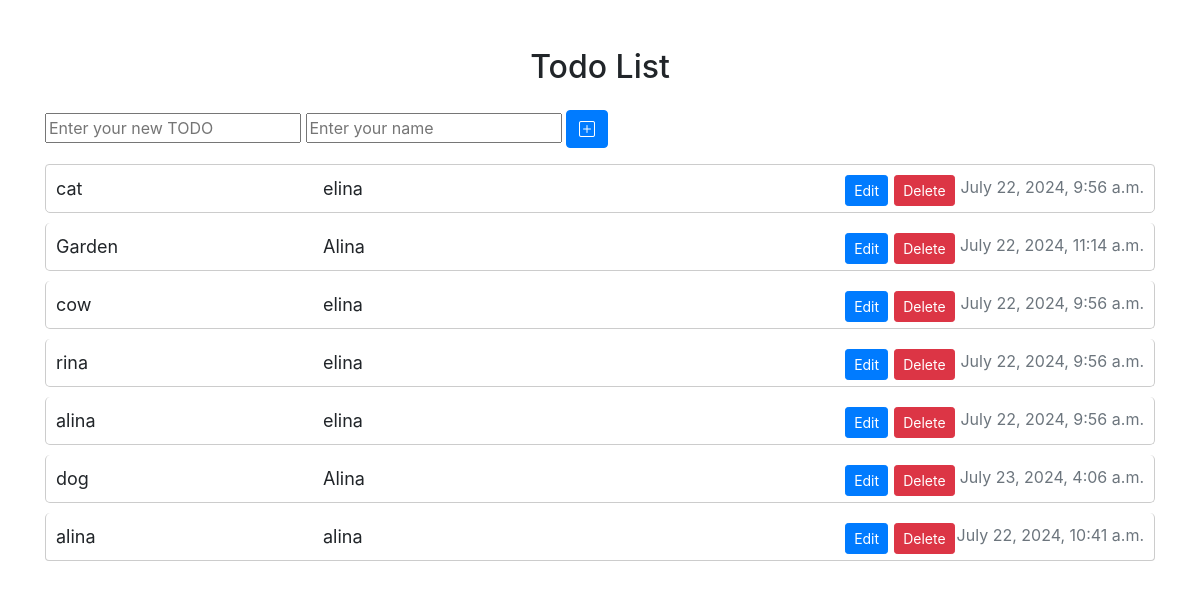
The page / on the database its author committed.
### my_app/models.py (models this page shows, shortened)
class TodoItems(models.Model):
    text = models.CharField(max_length=255)
    name = models.CharField(max_length=255)
    created_at = models.DateTimeField(auto_now_add=True)
    updated_at = models.DateTimeField(auto_now=True)

### my_app/views.py (the view)
# urls.py: path('', Todolists, name='Todolists'),
def Todolists(request):
    if request.method == 'POST':
        form = TodoForm(request.POST)
        if form.is_valid():
            form.save()
            return redirect('success')
    else:
        form = TodoForm()
    todo_items = TodoItems.objects.all()
    return render(request, 'main.html', {'form': form, 'todo_items': todo_items})

### my_app/forms.py
class TodoForm(forms.ModelForm):
    class Meta:
        model = TodoItems
        fields = '__all__'
        widgets = {
            'text': forms.TextInput(attrs={'placeholder': 'Enter your new TODO'}),
            'name': forms.TextInput(attrs={'placeholder': 'Enter your name'}),
        }

### my_app/templates/main.html (shortened to what this page needs)
<!DOCTYPE html>
<html lang="en">
<head>
    <link rel="stylesheet" href="https://stackpath.bootstrapcdn.com/bootstrap/4.5.2/css/bootstrap.min.css">
    <link href="https://cdn.jsdelivr.net/npm/bootstrap-icons/font/bootstrap-icons.css" rel="stylesheet">
</head>
<body>
    <div class=" container mt-5">
        <h2 class="text-center mb-4">Todo List</h2>
        <form method="post" class="mb-3">
            {{ form.text }}
            {{ form.name }}
            <button type="submit" class="btn btn-primary"><i class="bi bi-plus-square"></i></button>
        </form>
        <ul class="list-group">
            {% for item in todo_items %}
            <li class="list-group-item todo-item">
                <span class="todo-text ">{{ item.text }}</span>
                <span class="todo-text space-between ">{{ item.name }}</span>
                <span class="text-muted float-right todo-date">
                    {% if item.updated_at and item.updated_at != item.created_at  %}
                         {{item.updated_at}}
                    {% else %}
                         {{ item.created_at }}
                    {% endif %}
                </span>
                <a href="{% url 'delete_todo_item' item.pk %}" class="btn btn-danger btn-sm delete-button">Delete</a>
                <a href="{% url 'edit_todo_item' item.pk %}" class="btn btn-primary btn-sm edit-button">Edit</a>
            </li>
            {% empty %}
            <li class="list-group-item text-muted">No items found.</li>
            {% endfor %}
        </ul>
    </div>
</body>
</html>

### my_app/templates/main.html (style rules this page uses)
.todo-item { margin-bottom: 10px; padding: 10px; border: 1px solid #ccc; border-radius: 5px; }
.todo-text { font-size: 18px; }
.delete-button { position: absolute; right: 18%; }
.edit-button { position: absolute; right: 24%; }
.space-between { position: absolute; left: 25%; }

### rows shown on the page
TodoItems: text "cat", name "elina", updated_at "July 22, 2024, 9:56 a.m."
TodoItems: text "Garden", name "Alina", updated_at "July 22, 2024, 11:14 a.m."
TodoItems: text "cow", name "elina", updated_at "July 22, 2024, 9:56 a.m."
TodoItems: text "rina", name "elina", updated_at "July 22, 2024, 9:56 a.m."
TodoItems: text "alina", name "elina", updated_at "July 22, 2024, 9:56 a.m."
TodoItems: text "dog", name "Alina", updated_at "July 23, 2024, 4:06 a.m."
TodoItems: text "alina", name "alina", updated_at "July 22, 2024, 10:41 a.m."
